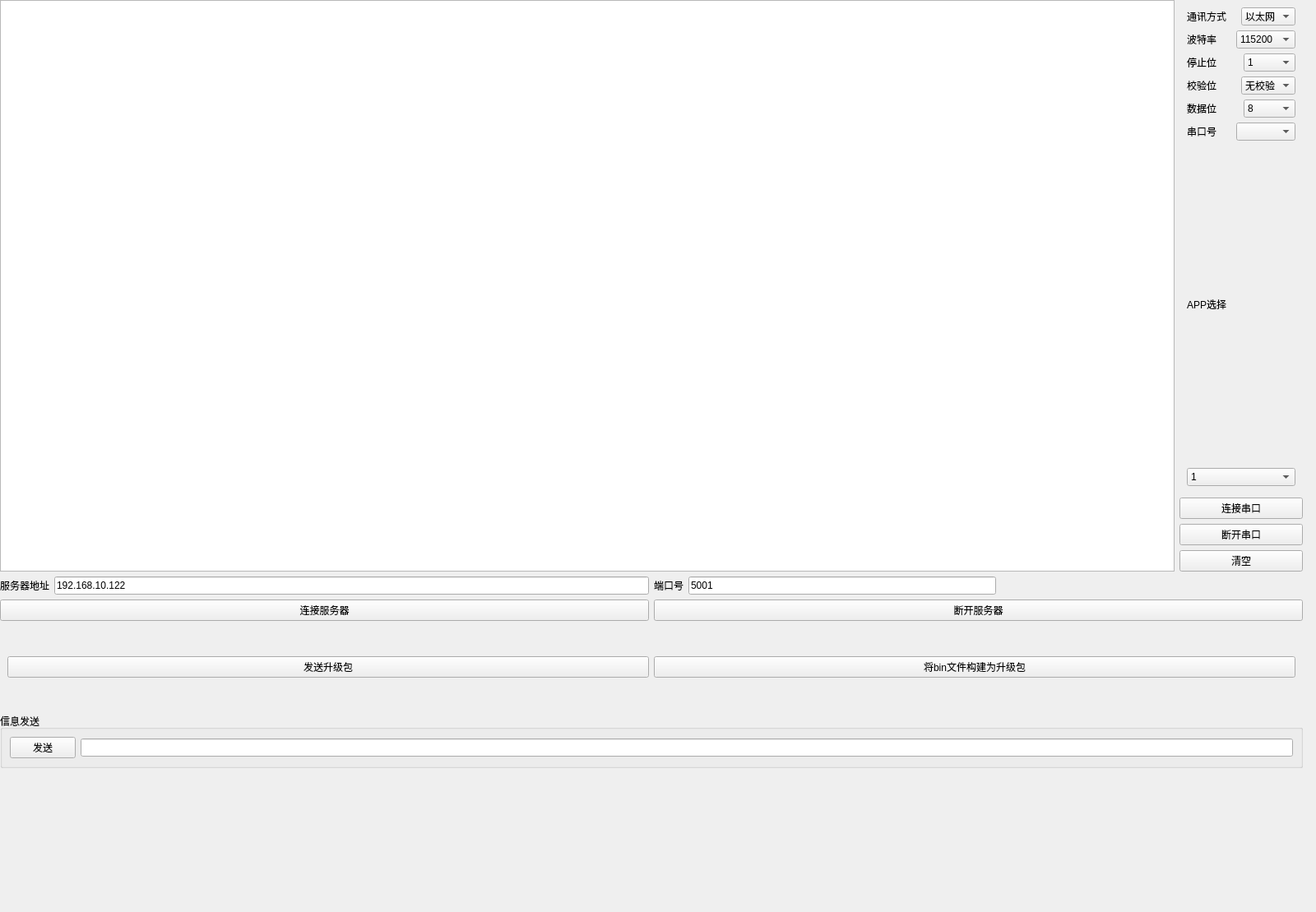
<?xml version="1.0" encoding="UTF-8"?>
<ui version="4.0">
 <class>Widget</class>
 <widget class="QWidget" name="Widget">
  <property name="enabled">
   <bool>true</bool>
  </property>
  <property name="geometry">
   <rect>
    <x>0</x>
    <y>0</y>
    <width>1600</width>
    <height>1109</height>
   </rect>
  </property>
  <property name="windowTitle">
   <string>IAP升级</string>
  </property>
  <widget class="QWidget" name="gridLayoutWidget">
   <property name="geometry">
    <rect>
     <x>0</x>
     <y>0</y>
     <width>1584</width>
     <height>934</height>
    </rect>
   </property>
   <layout class="QGridLayout" name="gridLayout">
    <item row="0" column="0">
     <layout class="QVBoxLayout" name="verticalLayout_4">
      <item>
       <layout class="QVBoxLayout" name="verticalLayout_3">
        <item>
         <layout class="QHBoxLayout" name="horizontalLayout_8">
          <item>
           <widget class="QTextBrowser" name="textBrowser">
            <property name="minimumSize">
             <size>
              <width>1200</width>
              <height>598</height>
             </size>
            </property>
            <property name="readOnly">
             <bool>true</bool>
            </property>
           </widget>
          </item>
          <item>
           <layout class="QVBoxLayout" name="verticalLayout_2">
            <item>
             <widget class="QWidget" name="usartview" native="true">
              <property name="minimumSize">
               <size>
                <width>150</width>
                <height>600</height>
               </size>
              </property>
              <layout class="QVBoxLayout" name="verticalLayout">
               <item>
                <layout class="QHBoxLayout" name="horizontalLayout_2">
                 <item>
                  <widget class="QLabel" name="label_3">
                   <property name="text">
                    <string>通讯方式</string>
                   </property>
                  </widget>
                 </item>
                 <item>
                  <widget class="QComboBox" name="communication">
                   <item>
                    <property name="text">
                     <string>以太网</string>
                    </property>
                   </item>
                   <item>
                    <property name="text">
                     <string>串口</string>
                    </property>
                   </item>
                  </widget>
                 </item>
                </layout>
               </item>
               <item>
                <layout class="QHBoxLayout" name="horizontalLayout_3">
                 <item>
                  <widget class="QLabel" name="label_4">
                   <property name="text">
                    <string>波特率</string>
                   </property>
                  </widget>
                 </item>
                 <item>
                  <widget class="QComboBox" name="bundrate">
                   <item>
                    <property name="text">
                     <string>115200</string>
                    </property>
                   </item>
                  </widget>
                 </item>
                </layout>
               </item>
               <item>
                <layout class="QHBoxLayout" name="horizontalLayout_4">
                 <item>
                  <widget class="QLabel" name="label_5">
                   <property name="text">
                    <string>停止位</string>
                   </property>
                  </widget>
                 </item>
                 <item>
                  <widget class="QComboBox" name="stopbits">
                   <item>
                    <property name="text">
                     <string>1</string>
                    </property>
                   </item>
                   <item>
                    <property name="text">
                     <string>2</string>
                    </property>
                   </item>
                   <item>
                    <property name="text">
                     <string>3</string>
                    </property>
                   </item>
                  </widget>
                 </item>
                </layout>
               </item>
               <item>
                <layout class="QHBoxLayout" name="horizontalLayout_5">
                 <item>
                  <widget class="QLabel" name="label_6">
                   <property name="text">
                    <string>校验位</string>
                   </property>
                  </widget>
                 </item>
                 <item>
                  <widget class="QComboBox" name="parity">
                   <item>
                    <property name="text">
                     <string>无校验</string>
                    </property>
                   </item>
                   <item>
                    <property name="text">
                     <string>奇校验</string>
                    </property>
                   </item>
                   <item>
                    <property name="text">
                     <string>偶校验</string>
                    </property>
                   </item>
                  </widget>
                 </item>
                </layout>
               </item>
               <item>
                <layout class="QHBoxLayout" name="horizontalLayout_6">
                 <item>
                  <widget class="QLabel" name="label_7">
                   <property name="text">
                    <string>数据位</string>
                   </property>
                  </widget>
                 </item>
                 <item>
                  <widget class="QComboBox" name="databits">
                   <item>
                    <property name="text">
                     <string>8</string>
                    </property>
                   </item>
                   <item>
                    <property name="text">
                     <string>9</string>
                    </property>
                   </item>
                  </widget>
                 </item>
                </layout>
               </item>
               <item>
                <layout class="QHBoxLayout" name="horizontalLayout_7">
                 <item>
                  <widget class="QLabel" name="label_8">
                   <property name="text">
                    <string>串口号</string>
                   </property>
                  </widget>
                 </item>
                 <item>
                  <widget class="QComboBox" name="serialport"/>
                 </item>
                </layout>
               </item>
               <item>
                <widget class="QLabel" name="label_9">
                 <property name="text">
                  <string>APP选择</string>
                 </property>
                </widget>
               </item>
               <item>
                <widget class="QComboBox" name="comboBox">
                 <item>
                  <property name="text">
                   <string>1</string>
                  </property>
                 </item>
                 <item>
                  <property name="text">
                   <string>2</string>
                  </property>
                 </item>
                </widget>
               </item>
              </layout>
             </widget>
            </item>
            <item>
             <widget class="QPushButton" name="linkusart_3">
              <property name="styleSheet">
               <string notr="true"/>
              </property>
              <property name="text">
               <string>连接串口</string>
              </property>
             </widget>
            </item>
            <item>
             <widget class="QPushButton" name="dislinkusart">
              <property name="styleSheet">
               <string notr="true"/>
              </property>
              <property name="text">
               <string>断开串口</string>
              </property>
             </widget>
            </item>
            <item>
             <widget class="QPushButton" name="clear">
              <property name="text">
               <string>清空</string>
              </property>
             </widget>
            </item>
           </layout>
          </item>
         </layout>
        </item>
        <item>
         <layout class="QHBoxLayout" name="horizontalLayout_11">
          <item>
           <layout class="QHBoxLayout" name="horizontalLayout_9">
            <item>
             <widget class="QLabel" name="label">
              <property name="text">
               <string>服务器地址</string>
              </property>
             </widget>
            </item>
            <item>
             <widget class="QLineEdit" name="lineEdit_7">
              <property name="text">
               <string>192.168.10.122</string>
              </property>
             </widget>
            </item>
           </layout>
          </item>
          <item>
           <layout class="QHBoxLayout" name="horizontalLayout_10">
            <item>
             <widget class="QLabel" name="label_2">
              <property name="text">
               <string>端口号</string>
              </property>
             </widget>
            </item>
            <item>
             <widget class="QLineEdit" name="lineEdit">
              <property name="text">
               <string>5001</string>
              </property>
             </widget>
            </item>
            <item>
             <spacer name="horizontalSpacer_7">
              <property name="orientation">
               <enum>Qt::Horizontal</enum>
              </property>
              <property name="sizeHint" stdset="0">
               <size>
                <width>40</width>
                <height>20</height>
               </size>
              </property>
             </spacer>
            </item>
           </layout>
          </item>
         </layout>
        </item>
       </layout>
      </item>
      <item>
       <layout class="QHBoxLayout" name="horizontalLayout_12">
        <item>
         <widget class="QPushButton" name="linkserver">
          <property name="styleSheet">
           <string notr="true"/>
          </property>
          <property name="text">
           <string>连接服务器</string>
          </property>
         </widget>
        </item>
        <item>
         <widget class="QPushButton" name="dislinkserver">
          <property name="styleSheet">
           <string notr="true"/>
          </property>
          <property name="text">
           <string>断开服务器</string>
          </property>
         </widget>
        </item>
       </layout>
      </item>
      <item>
       <widget class="QWidget" name="widget" native="true">
        <property name="minimumSize">
         <size>
          <width>1580</width>
          <height>100</height>
         </size>
        </property>
        <property name="autoFillBackground">
         <bool>false</bool>
        </property>
        <layout class="QHBoxLayout" name="horizontalLayout">
         <item>
          <widget class="QPushButton" name="Sendfile">
           <property name="text">
            <string>发送升级包</string>
           </property>
          </widget>
         </item>
         <item>
          <widget class="QPushButton" name="Openfile">
           <property name="text">
            <string>将bin文件构建为升级包</string>
           </property>
          </widget>
         </item>
        </layout>
       </widget>
      </item>
     </layout>
    </item>
    <item row="1" column="0">
     <widget class="QGroupBox" name="groupBox">
      <property name="title">
       <string>信息发送</string>
      </property>
      <layout class="QGridLayout" name="gridLayout_3">
       <item row="0" column="0">
        <widget class="QPushButton" name="senddata">
         <property name="text">
          <string>发送</string>
         </property>
        </widget>
       </item>
       <item row="0" column="1">
        <widget class="QLineEdit" name="lineEdit_2"/>
       </item>
      </layout>
     </widget>
    </item>
   </layout>
  </widget>
 </widget>
 <tabstops>
  <tabstop>textBrowser</tabstop>
  <tabstop>Sendfile</tabstop>
  <tabstop>parity</tabstop>
  <tabstop>stopbits</tabstop>
  <tabstop>serialport</tabstop>
  <tabstop>bundrate</tabstop>
  <tabstop>databits</tabstop>
  <tabstop>communication</tabstop>
 </tabstops>
 <resources/>
 <connections/>
</ui>
